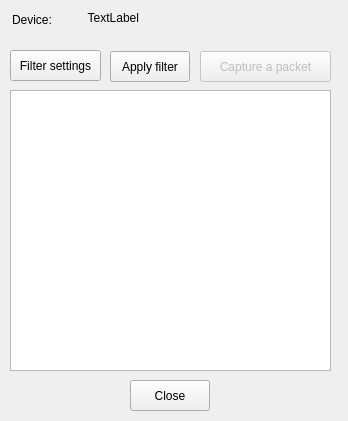
<?xml version="1.0" encoding="UTF-8"?>
<ui version="4.0">
 <class>PacketCaptureWindow</class>
 <widget class="QDialog" name="PacketCaptureWindow">
  <property name="geometry">
   <rect>
    <x>0</x>
    <y>0</y>
    <width>348</width>
    <height>421</height>
   </rect>
  </property>
  <property name="windowTitle">
   <string>Dialog</string>
  </property>
  <widget class="QPushButton" name="button_capture_packet">
   <property name="enabled">
    <bool>false</bool>
   </property>
   <property name="geometry">
    <rect>
     <x>200</x>
     <y>51</y>
     <width>131</width>
     <height>31</height>
    </rect>
   </property>
   <property name="text">
    <string>Capture a packet</string>
   </property>
  </widget>
  <widget class="QPushButton" name="button_close_handle">
   <property name="geometry">
    <rect>
     <x>130</x>
     <y>380</y>
     <width>80</width>
     <height>31</height>
    </rect>
   </property>
   <property name="text">
    <string>Close</string>
   </property>
  </widget>
  <widget class="QListWidget" name="listWidget_packets">
   <property name="geometry">
    <rect>
     <x>10</x>
     <y>90</y>
     <width>321</width>
     <height>281</height>
    </rect>
   </property>
  </widget>
  <widget class="QPushButton" name="button_applyFilter">
   <property name="geometry">
    <rect>
     <x>110</x>
     <y>51</y>
     <width>80</width>
     <height>31</height>
    </rect>
   </property>
   <property name="text">
    <string>Apply filter</string>
   </property>
  </widget>
  <widget class="QLabel" name="label">
   <property name="geometry">
    <rect>
     <x>12</x>
     <y>12</y>
     <width>46</width>
     <height>16</height>
    </rect>
   </property>
   <property name="text">
    <string>Device:</string>
   </property>
  </widget>
  <widget class="QLabel" name="label_interface">
   <property name="geometry">
    <rect>
     <x>80</x>
     <y>10</y>
     <width>59</width>
     <height>16</height>
    </rect>
   </property>
   <property name="text">
    <string>TextLabel</string>
   </property>
   <property name="alignment">
    <set>Qt::AlignRight|Qt::AlignTrailing|Qt::AlignVCenter</set>
   </property>
  </widget>
  <widget class="QPushButton" name="pushButton_filterSettings">
   <property name="geometry">
    <rect>
     <x>10</x>
     <y>50</y>
     <width>91</width>
     <height>31</height>
    </rect>
   </property>
   <property name="text">
    <string>Filter settings</string>
   </property>
  </widget>
 </widget>
 <resources/>
 <connections/>
</ui>
